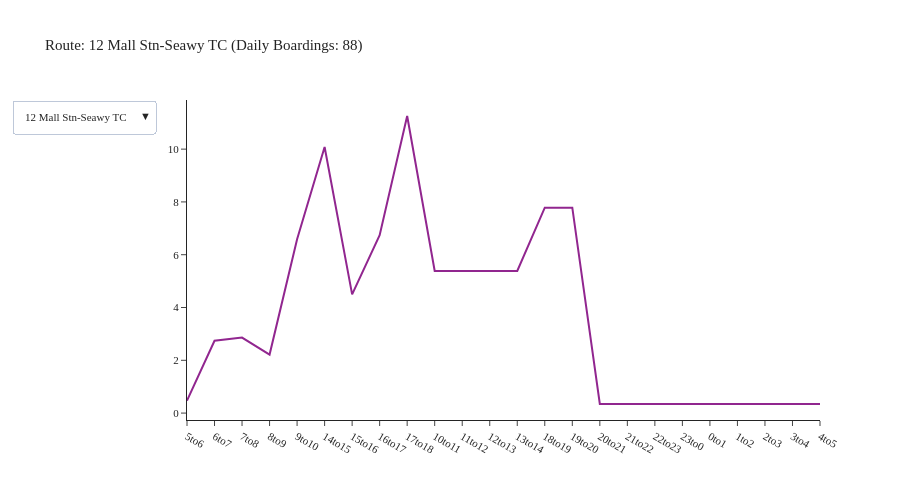

Here is the notebook cell this chart was saved with:
### Code cell
agency = 'Everett Transit'
df = df_transit_line[df_transit_line['agency'] == agency]
df = df.groupby(['tod', 'description']).agg({'boardings': 'sum'}).reset_index()
fig = create_tod_chart(df)
fig.show()

### Figure 1 — Plotly figure (JSON) as saved in the notebook; plotly's stock layout.template omitted (floating-point values rounded to 4 significant figures)
{"data": [{"mode": "lines", "name": "12 Mall Stn-Seawy TC", "type": "scatter", "visible": true, "x": ["5to6", "6to7", "7to8", "8to9", "9to10", "14to15", "15to16", "16to17", "17to18", "10to11", "11to12", "12to13", "13to14", "18to19", "19to20", "20to21", "21to22", "22to23", "23to0", "0to1", "1to2", "2to3", "3to4", "4to5"], "y": [0.4712, 2.739, 2.861, 2.217, 6.587, 10.08, 4.498, 6.738, 11.26, 5.384, 5.384, 5.384, 5.384, 7.782, 7.782, 0.3443, 0.3443, 0.3443, 0.3443, 0.3443, 0.3443, 0.3443, 0.3443, 0.3443]}, {"mode": "lines", "name": "2 Marnr P&R-Mall Stn", "type": "scatter", "visible": false, "x": ["6to7", "7to8", "8to9", "9to10", "14to15", "15to16", "16to17", "17to18", "10to11", "11to12", "12to13", "13to14", "18to19", "19to20"], "y": [10.95, 7.58, 8.116, 13.62, 7.334, 7.0, 14.4, 3.273, 5.71, 5.71, 5.71, 5.71, 2.302, 2.302]}, {"mode": "lines", "name": "29 Coll Stn-Mall Stn", "type": "scatter", "visible": false, "x": ["5to6", "6to7", "7to8", "8to9", "9to10", "14to15", "15to16", "16to17", "17to18", "10to11", "11to12", "12to13", "13to14", "18to19", "19to20", "20to21", "21to22", "22to23", "23to0", "0to1", "1to2", "2to3", "3to4", "4to5"], "y": [10.09, 56.38, 93.45, 106.1, 101.1, 116.8, 71.19, 87.31, 90.46, 87.6, 87.6, 87.6, 87.6, 79.64, 79.64, 5.236, 5.236, 5.236, 5.236, 5.236, 5.236, 5.236, 5.236, 5.236]}, {"mode": "lines", "name": "3 Seaway TC-Evt Stn", "type": "scatter", "visible": false, "x": ["5to6", "6to7", "7to8", "8to9", "9to10", "14to15", "15to16", "16to17", "17to18", "10to11", "11to12", "12to13", "13to14", "18to19", "19to20"], "y": [13.33, 11.99, 22.1, 23.17, 18.33, 38.17, 18.26, 34.35, 28.13, 30.32, 30.32, 30.32, 30.32, 31.15, 31.15]}, {"mode": "lines", "name": "4 Evt Stn-Collge Stn", "type": "scatter", "visible": false, "x": ["6to7", "7to8", "8to9", "9to10", "14to15", "15to16", "16to17", "17to18", "10to11", "11to12", "12to13", "13to14"], "y": [5.994, 7.481, 3.016, 11.79, 4.908, 11.9, 6.659, 4.658, 6.91, 6.91, 6.91, 6.91]}, {"mode": "lines", "name": "6 Waterfront-Evt Stn", "type": "scatter", "visible": false, "x": ["6to7", "7to8", "8to9", "9to10", "14to15", "15to16", "16to17", "17to18", "10to11", "11to12", "12to13", "13to14"], "y": [2.926, 23.55, 1.699, 21.01, 2.138, 16.87, 4.209, 18.34, 8.945, 8.945, 8.945, 8.945]}, {"mode": "lines", "name": "7 Coll Stn-Mall Stn", "type": "scatter", "visible": false, "x": ["5to6", "6to7", "7to8", "8to9", "9to10", "14to15", "15to16", "16to17", "17to18", "10to11", "11to12", "12to13", "13to14", "18to19", "19to20", "20to21", "21to22", "22to23", "23to0", "0to1", "1to2", "2to3", "3to4", "4to5"], "y": [18.15, 48.65, 102.7, 200.8, 194.4, 208.5, 262.9, 226.2, 209.9, 220.1, 220.1, 220.1, 220.1, 96.34, 96.34, 13.99, 13.99, 13.99, 13.99, 13.99, 13.99, 13.99, 13.99, 13.99]}, {"mode": "lines", "name": "8 Airport Rd-Evt Stn", "type": "scatter", "visible": false, "x": ["5to6", "6to7", "7to8", "8to9", "9to10", "14to15", "15to16", "16to17", "17to18", "10to11", "11to12", "12to13", "13to14", "18to19", "19to20"], "y": [3.201, 6.042, 7.678, 9.806, 9.086, 8.775, 10.16, 10.89, 9.749, 9.89, 9.89, 9.89, 9.89, 13.11, 13.11]}, {"mode": "lines", "name": "18 Mukilteo-Evt Stn", "type": "scatter", "visible": false, "x": ["5to6", "6to7", "7to8", "8to9", "15to16", "16to17", "17to18", "18to19", "19to20"], "y": [2.952, 7.68, 13.81, 10.38, 8.979, 14.82, 7.033, 4.974, 4.974]}], "layout": {"font": {"size": 11}, "height": 500, "title": {"text": "Route: 12 Mall Stn-Seawy TC (Daily Boardings: 88)"}, "updatemenus": [{"buttons": [{"args": [{"visible": [true, false, false, false, false, false, false, false, false]}, {"title": "Route: 12 Mall Stn-Seawy TC (Daily Boardings: 88)"}], "label": "12 Mall Stn-Seawy TC", "method": "update"}, {"args": [{"visible": [false, true, false, false, false, false, false, false, false]}, {"title": "Route: 2 Marnr P&R-Mall Stn (Daily Boardings: 100)"}], "label": "2 Marnr P&R-Mall Stn", "method": "update"}, {"args": [{"visible": [false, false, true, false, false, false, false, false, false]}, {"title": "Route: 29 Coll Stn-Mall Stn (Daily Boardings: 1,290)"}], "label": "29 Coll Stn-Mall Stn", "method": "update"}, {"args": [{"visible": [false, false, false, true, false, false, false, false, false]}, {"title": "Route: 3 Seaway TC-Evt Stn (Daily Boardings: 391)"}], "label": "3 Seaway TC-Evt Stn", "method": "update"}, {"args": [{"visible": [false, false, false, false, true, false, false, false, false]}, {"title": "Route: 4 Evt Stn-Collge Stn (Daily Boardings: 84)"}], "label": "4 Evt Stn-Collge Stn", "method": "update"}, {"args": [{"visible": [false, false, false, false, false, true, false, false, false]}, {"title": "Route: 6 Waterfront-Evt Stn (Daily Boardings: 127)"}], "label": "6 Waterfront-Evt Stn", "method": "update"}, {"args": [{"visible": [false, false, false, false, false, false, true, false, false]}, {"title": "Route: 7 Coll Stn-Mall Stn (Daily Boardings: 2,671)"}], "label": "7 Coll Stn-Mall Stn", "method": "update"}, {"args": [{"visible": [false, false, false, false, false, false, false, true, false]}, {"title": "Route: 8 Airport Rd-Evt Stn (Daily Boardings: 141)"}], "label": "8 Airport Rd-Evt Stn", "method": "update"}, {"args": [{"visible": [false, false, false, false, false, false, false, false, true]}, {"title": "Route: 18 Mukilteo-Evt Stn (Daily Boardings: 76)"}], "label": "18 Mukilteo-Evt Stn", "method": "update"}], "direction": "down", "showactive": true}], "width": 900, "yaxis": {"tickformat": ".00f"}}}
